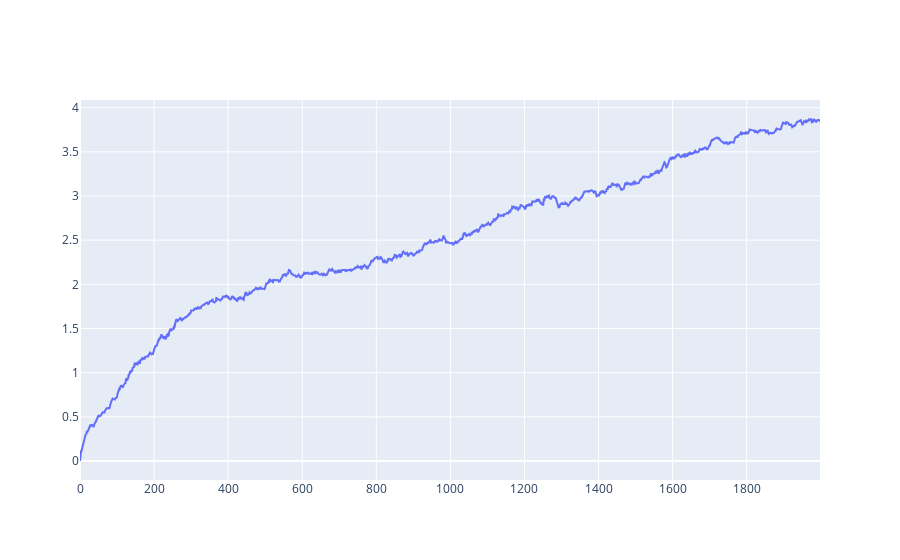

Source (notebook cell):
### Code cell
# Step 5 : plot a over time

a_over_time = []

for r in range(rounds):
    data_r = func_powerlaw_t(r)
    polycoeffs, error = polyfit_data(data_r)
    a_over_time.append(-1 * polycoeffs[0])
    
alpha_plot = go.Figure()
alpha_plot.add_trace(go.Scatter(x = range(r), y = a_over_time))

alpha_plot.show()

### Figure 1 — Plotly figure (JSON) as saved in the notebook; plotly's stock layout.template omitted (floating-point values rounded to 4 significant figures; data arrays with more than 128 entries replaced by an {"elided": "..."} marker saying what was removed)
{"data": [{"type": "scatter", "x": {"elided": "1999 int values"}, "y": {"elided": "2000 float values"}}], "layout": {}}
